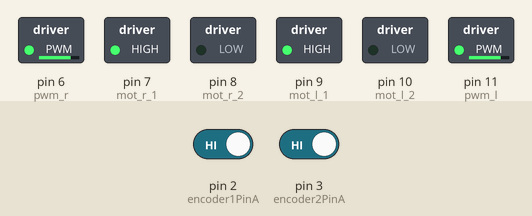
This sketch was run on a simulated Arduino Uno, built with avr-gcc and run on an emulated ATmega328P. Parts: switched loads named in the sketch (green lamp = pin HIGH). The inputs (shaded band) are chosen by the test bench; at power-on: pin 2 (encoder1PinA) HIGH, pin 3 (encoder2PinA) HIGH. What the sketch prints to the serial monitor is not drawn.

Above: at 0.1 s.
Timing chart, 0 to 1.6 s (numbered marks = the images above):
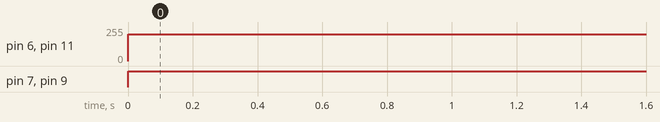

The sketch:

only2motors.ino
```cpp
//Last tested Mar 7 11:20PM --> Both motors drive simultaneously, with different encoder readings.
//Pin Assignments
const int wheel_d = 65;           // Wheel diameter (mm)
const float wheel_c = PI * wheel_d; // Wheel circumference (mm)
const int counts_per_rev = 1920;   // (8 pairs N-S) * (120:1 gearbox) * (2 falling/rising edges)
const float count_to_dist = (wheel_c / counts_per_rev) ; // (1 tick = mm)

const int pwm_l = 11 ;
const int mot_l_1 = 9 ;
const int mot_l_2 = 10 ;

const int pwm_r = 6 ;
const int mot_r_1 = 7 ;
const int mot_r_2 = 8 ;

const int encoder1PinA = 2;
const int encoder1PinB = 4;

const int encoder2PinA = 3;
const int encoder2PinB = 5;

//Variables
long dist1;
long dist2;

long encoder1Pos = 0;
long encoder2Pos = 0;

int currentSpeed = 0;
long startTime = 0;

void setup() {
  pinMode(pwm_l,OUTPUT) ;
  pinMode(pwm_r,OUTPUT) ;
  pinMode(mot_l_1,OUTPUT) ;
  pinMode(mot_l_2,OUTPUT) ;
  pinMode(mot_r_1,OUTPUT) ;
  pinMode(mot_r_2,OUTPUT) ;

  pinMode (encoder1PinA, INPUT);
  pinMode (encoder1PinB, INPUT);
  pinMode (encoder2PinA, INPUT);
  pinMode (encoder2PinB, INPUT);

  attachInterrupt(digitalPinToInterrupt(encoder1PinA), count1, CHANGE);
  attachInterrupt(digitalPinToInterrupt(encoder2PinA), count2, CHANGE);

  startTime = millis();
  Serial.begin (115200);
}

void loop() {
  long count=0;

  //while(1){
  count = (millis()/1000)%2; //should alternate 0 and 1 because of the modulo
  //if (count == 0){
    drive(200);
  //}
  //}
  Serial.print("  Distance1: ");
  Serial.print(dist1);
  Serial.print("\t");
  Serial.print("  Distance2: ");
  Serial.println(dist2);

  }

void drive(int speed){

  digitalWrite(mot_l_1,HIGH) ;
  //Serial.println("high");

  digitalWrite(mot_l_2,LOW) ;
  //Serial.println("low");

    digitalWrite(mot_r_1,HIGH) ;
  //Serial.println("high");

  digitalWrite(mot_r_2,LOW) ;
  //Serial.println("low");
  analogWrite(pwm_l,speed) ;
  analogWrite(pwm_r,speed) ;

}

//void brake(motor_in1, motor_in2, pwm){
//  digitalWrite(motor_in1,HIGH) ;
//  digitalWrite(motor_in2,HIGH) ;
//  analogWrite(pwm,0) ;
//}

void count1() {
  encoder1Pos++;
  dist1 = (encoder1Pos * count_to_dist ); //distance in mm
//  Serial.println(encoder0Pos);
//  Serial.print("  Distance: ");
//  Serial.println(dist);
}
void count2() {
  encoder2Pos++;
  dist2 = (encoder2Pos * count_to_dist ); //distance in mm
}
```

Measured:
- by itself, pin 6 (pwm_r), pin 11 (pwm_l): 0/255 → 200/255 at 0.00 s
- by itself, pin 7 (mot_r_1), pin 9 (mot_l_1): LOW → HIGH at 0.00 s
